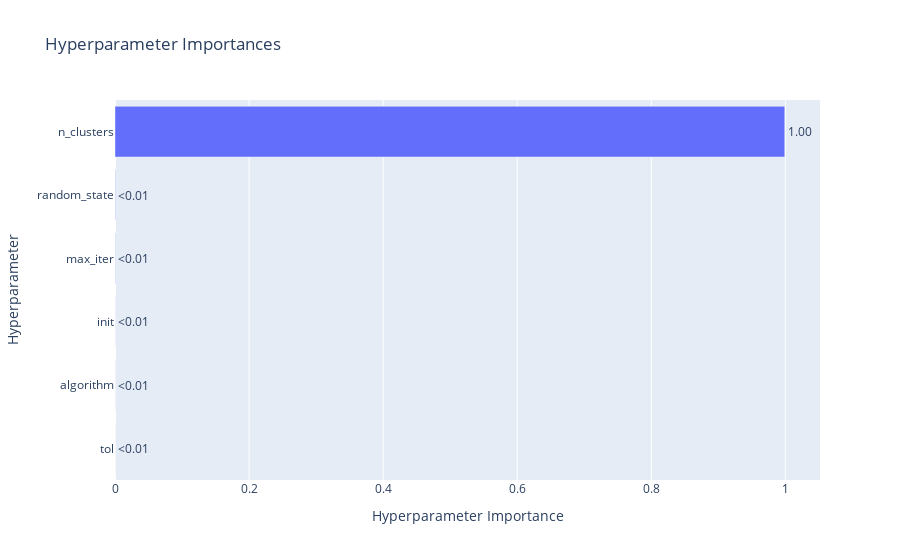

Source (notebook cell):
### Code cell
plot_param_importances(study)

### Figure 1 — Plotly figure (JSON) as saved in the notebook; plotly's stock layout.template omitted (floating-point values rounded to 4 significant figures)
{"data": [{"cliponaxis": false, "hovertemplate": ["tol (FloatDistribution): 1.9354253453473505e-05<extra></extra>", "algorithm (CategoricalDistribution): 6.538056263494165e-05<extra></extra>", "init (CategoricalDistribution): 0.00010578330175276442<extra></extra>", "max_iter (IntDistribution): 0.00032144736530417475<extra></extra>", "random_state (IntDistribution): 0.00044934296497143385<extra></extra>", "n_clusters (IntDistribution): 0.9990386915518832<extra></extra>"], "name": "Objective Value", "orientation": "h", "text": ["<0.01", "<0.01", "<0.01", "<0.01", "<0.01", "1.00"], "textposition": "outside", "type": "bar", "x": [1.935e-05, 6.538e-05, 0.0001058, 0.0003214, 0.0004493, 0.999], "y": ["tol", "algorithm", "init", "max_iter", "random_state", "n_clusters"]}], "layout": {"title": {"text": "Hyperparameter Importances"}, "xaxis": {"title": {"text": "Hyperparameter Importance"}}, "yaxis": {"title": {"text": "Hyperparameter"}}}}
